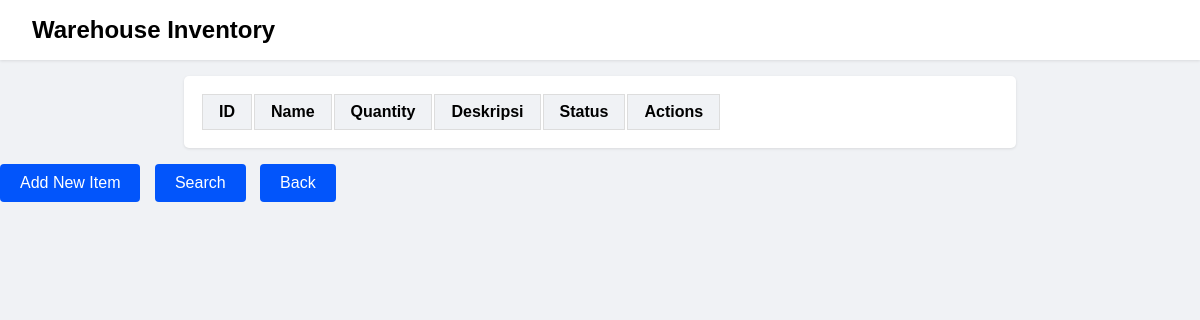
The page /show on the database as committed earlier.
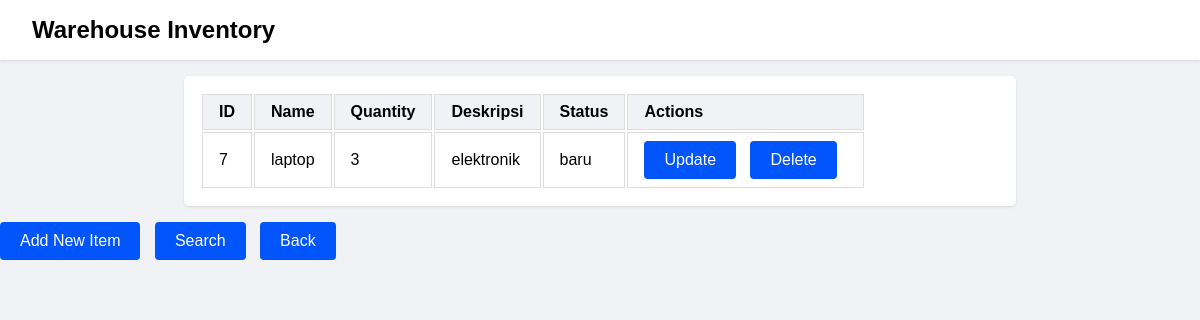
The same page on the database as committed later.
### tables this page shows
CREATE TABLE items
                      (id INTEGER PRIMARY KEY AUTOINCREMENT,
                      name TEXT NOT NULL,
                      quantity INTEGER NOT NULL,
                   description TEXT,
                   status TEXT
                   );

### app.py (the view)
@app.route('/show')
def show_items():
    conn = create_connection()
    cursor = conn.cursor()
    cursor.execute('SELECT * FROM items')
    items = cursor.fetchall()
    conn.close()
    return render_template('show_items.html', items=items)

### app.py (called while the page is built)
def create_connection():
    conn = sqlite3.connect('database.db')
    return conn

### templates/show_items.html (shortened to what this page needs)
<!DOCTYPE html>
<html lang="en">
<head>
  <link rel="stylesheet" href="{{ url_for('static', filename='style.css') }}">
</head>
<body>
  <div class="container">
    <div class="header">
      <h1>Warehouse Inventory</h1>
    </div>
    <div class="table-container">
      <table>
        <thead>
          <tr>
            <th>ID</th>
            <th>Name</th>
            <th>Quantity</th>
            <th>Deskripsi</th>
            <th>Status</th>
            <th>Actions</th>
          </tr>
        </thead>
        <tbody>
          {% for item in items %}
            <tr>
              <td>{{ item[0] }}</td>
              <td>{{ item[1] }}</td>
              <td>{{ item[2] }}</td>
              <td>{{ item[3] }}</td>
              <td>{{ item[4] }}</td>
              <td>
                <a href="{{ url_for('update_item', id=item[0]) }}" class="button">Update</a>
                <a href="{{ url_for('delete_item', id=item[0]) }}" onclick="return confirm('Apakah Anda yakin ingin menghapus barang ini?');" class="button">Delete</a>
              </td>
            </tr>
          {% endfor %}
        </tbody>
      </table>
    </div>
    <div class="button-container">
      <a href="{{ url_for('add_item') }}" class="button">Add New Item</a>
      <a href="{{ url_for('search') }}" class="button">Search</a>
      <a href="{{ url_for('home') }}" class="button">Back</a>
    </div>
  </div>
</body>
</html>

### static/style.css (style rules this page uses)
body { font-family: sans-serif; margin: 0; padding: 0; display: auto; min-height: 100vh; background-color: #f0f2f5; }
.header { display: flex; justify-content: space-between; align-items: center; padding: 1rem 2rem; background-color: #fff; box-shadow: 0 1px 3px rgba(0, 0, 0, 0.1); }
.header h1 { font-size: 1.5rem; margin: 0; }
.button { display: inline-block; background-color: #0255FB; color: #fff; padding: 10px 20px; text-align: center; text-decoration: none; border: none; border-radius: 4px; margin-right: 10px; transition: background-color 0.3s ease; cursor: pointer; }
.table-container { padding: 1rem; background-color: #fff; border-radius: 5px; box-shadow: 0 1px 3px rgba(0, 0, 0, 0.1); margin: 1rem auto; max-width: 800px; overflow: hidden; }
th, td { padding: 0.5rem 1rem; border: 1px solid #ddd; text-align: left; }
th { background-color: #f0f2f5; font-weight: bold; }

Rows that differ between the two databases and show on the page:
added items: id "7", name "laptop", quantity "3", description "elektronik", status "baru"
